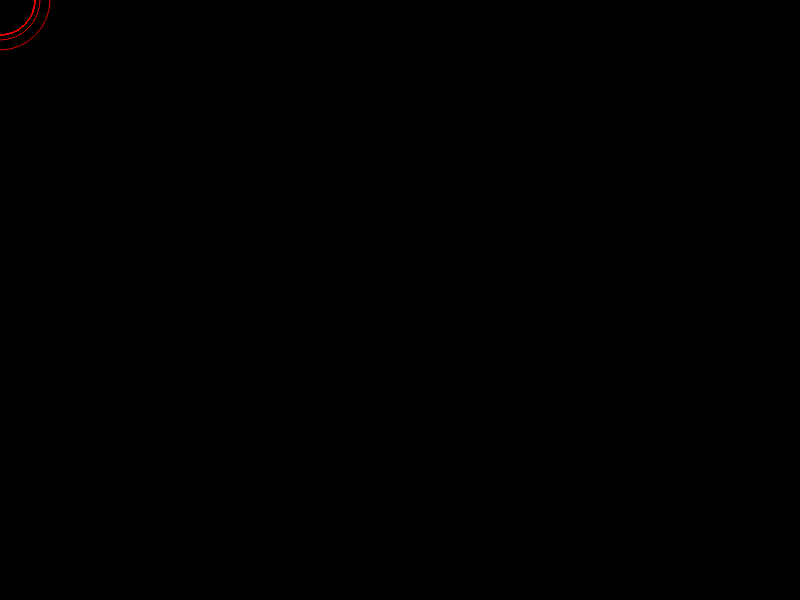
Frame 1 (no input)
Frame 60 (no input): identical to frame 1, image omitted
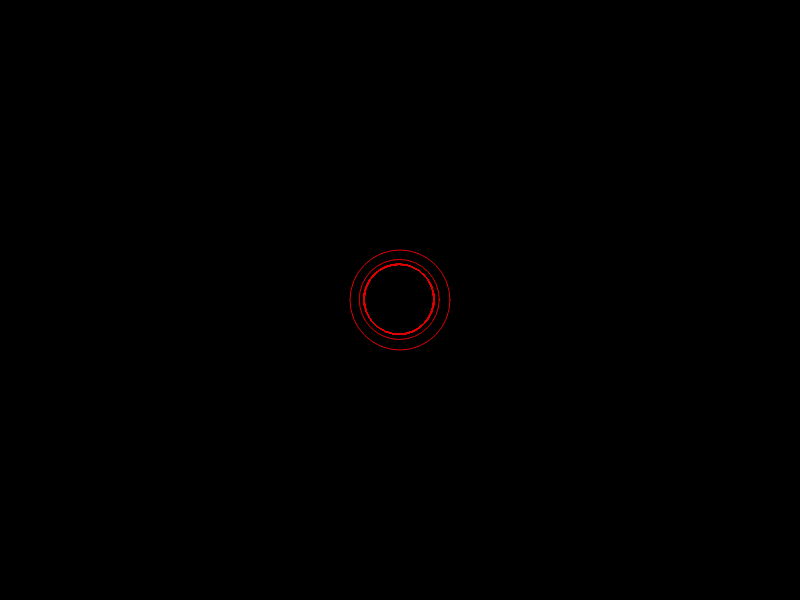
Frame 120 (the mouse pressed at the canvas centre since frame 60)

The p5.js sketch that drew these frames (run headless with seeded random() and noise() and a simulated clock; from frame 60 on, the mouse is pressed at the canvas centre):

// p5.js sketch
// ── sketch.js

var trailX=[0,0,0,0,0,0,0,0,0,0]
var trailY=[0,0,0,0,0,0,0,0,0,0]



function setup()
{
	createCanvas(800,600);
	
	noFill();
	stroke(225,0,0);

}

function draw()
{
	background(0);
	//ellipse(400,300,mouseX,mouseY);
	ellipse(mouseX,mouseY,100,100);
	trailX[0]=(mouseX+trailX[0] *9)/10;
	trailY[0]=(mouseY+trailY[0] *9)/10;
	ellipse(trailX[0],trailY[0],80,80);

	for(var i=1; i<=10; i=i+1)

{	
	trailX[i]=(trailX[i-1]+trailX[i] *9)/10
	trailY[i]=(trailY[i-1]+trailY[i] *9)/10
	ellipse(trailX[i],trailY[i],70,70);

	trailX[i]=(trailX[i-1]+trailX[i] *9)/10
	trailY[i]=(trailY[i-1]+trailY[i] *9)/10
	ellipse(trailX[i],trailY[i],70,70);
	
	trailX[i]=(trailX[i-1]+trailX[i] *9)/10
	trailY[i]=(trailY[i-1]+trailY[i] *9)/10
	ellipse(trailX[i],trailY[i],70,70);

	trailX[i]=(trailX[i-1]+trailX[i] *9)/10
	trailY[i]=(trailY[i-1]+trailY[i] *9)/10
	ellipse(trailX[i],trailY[i],70,70);

	trailX[i]=(trailX[i-1]+trailX[i] *9)/10
	trailY[i]=(trailY[i-1]+trailY[i] *9)/10
	ellipse(trailX[i],trailY[i],70,70);

	trailX[i]=(trailX[i-1]+trailX[i] *9)/10
	trailY[i]=(trailY[i-1]+trailY[i] *9)/10
	ellipse(trailX[i],trailY[i],70,70);


	trailX[i]=(trailX[i-1]+trailX[i] *9)/10
	trailY[i]=(trailY[i-1]+trailY[i] *9)/10
	ellipse(trailX[i],trailY[i],70,70);

	trailX[i]=(trailX[i-1]+trailX[i] *9)/10
	trailY[i]=(trailY[i-1]+trailY[i] *9)/10
	ellipse(trailX[i],trailY[i],70,70);


	trailX[i]=(trailX[i-1]+trailX[i] *9)/10
	trailY[i]=(trailY[i-1]+trailY[i] *9)/10
	ellipse(trailX[i],trailY[i],70,70);

	trailX[i]=(trailX[i-1]+trailX[i] *9)/10
	trailY[i]=(trailY[i-1]+trailY[i] *9)/10
	ellipse(trailX[i],trailY[i],70,70);

	trailX[i]=(trailX[i-1]+trailX[i] *9)/10
	trailY[i]=(trailY[i-1]+trailY[i] *9)/10
	ellipse(trailX[i],trailY[i],70,70);
}

}
